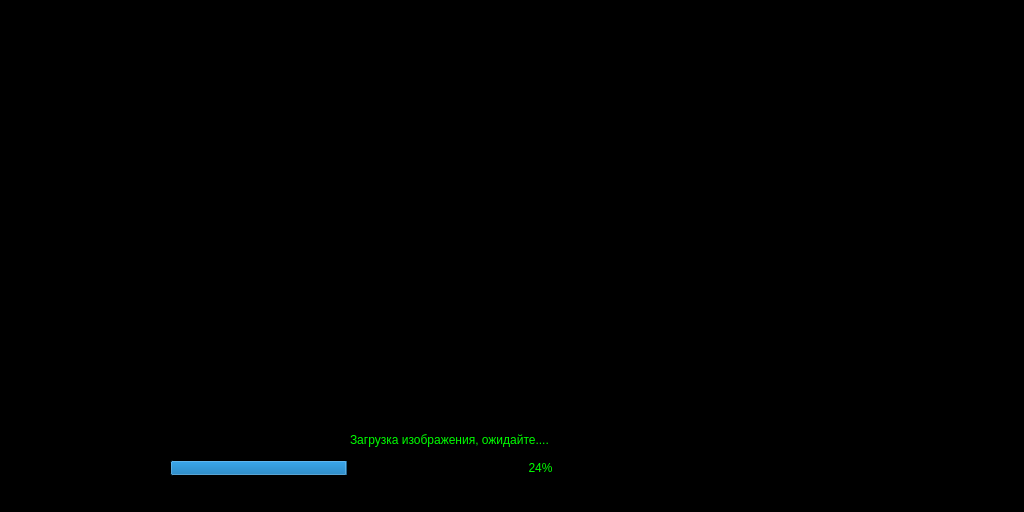
<?xml version="1.0" encoding="UTF-8"?>
<ui version="4.0">
 <class>Dialog</class>
 <widget class="QDialog" name="Dialog">
  <property name="geometry">
   <rect>
    <x>0</x>
    <y>0</y>
    <width>1024</width>
    <height>512</height>
   </rect>
  </property>
  <property name="windowTitle">
   <string>Dialog</string>
  </property>
  <property name="styleSheet">
   <string notr="true">background-color: rgb(0, 0, 0);</string>
  </property>
  <widget class="QLabel" name="label">
   <property name="geometry">
    <rect>
     <x>350</x>
     <y>430</y>
     <width>371</width>
     <height>20</height>
    </rect>
   </property>
   <property name="styleSheet">
    <string notr="true">color: rgb(0, 255, 0);
font: 14pt &quot;GOST type A&quot;;</string>
   </property>
   <property name="text">
    <string>Загрузка изображения, ожидайте....</string>
   </property>
  </widget>
  <widget class="QLabel" name="label_2">
   <property name="geometry">
    <rect>
     <x>160</x>
     <y>60</y>
     <width>700</width>
     <height>350</height>
    </rect>
   </property>
   <property name="text">
    <string/>
   </property>
   <property name="pixmap">
    <pixmap>D:/Documents/Выборка/Без дефектов/Б1.png</pixmap>
   </property>
   <property name="scaledContents">
    <bool>true</bool>
   </property>
  </widget>
  <widget class="QProgressBar" name="progressBar">
   <property name="geometry">
    <rect>
     <x>170</x>
     <y>460</y>
     <width>741</width>
     <height>16</height>
    </rect>
   </property>
   <property name="styleSheet">
    <string notr="true">font: 12pt &quot;GOST type A&quot;;
color: rgb(0, 255, 0);</string>
   </property>
   <property name="value">
    <number>24</number>
   </property>
  </widget>
 </widget>
 <resources/>
 <connections/>
</ui>
